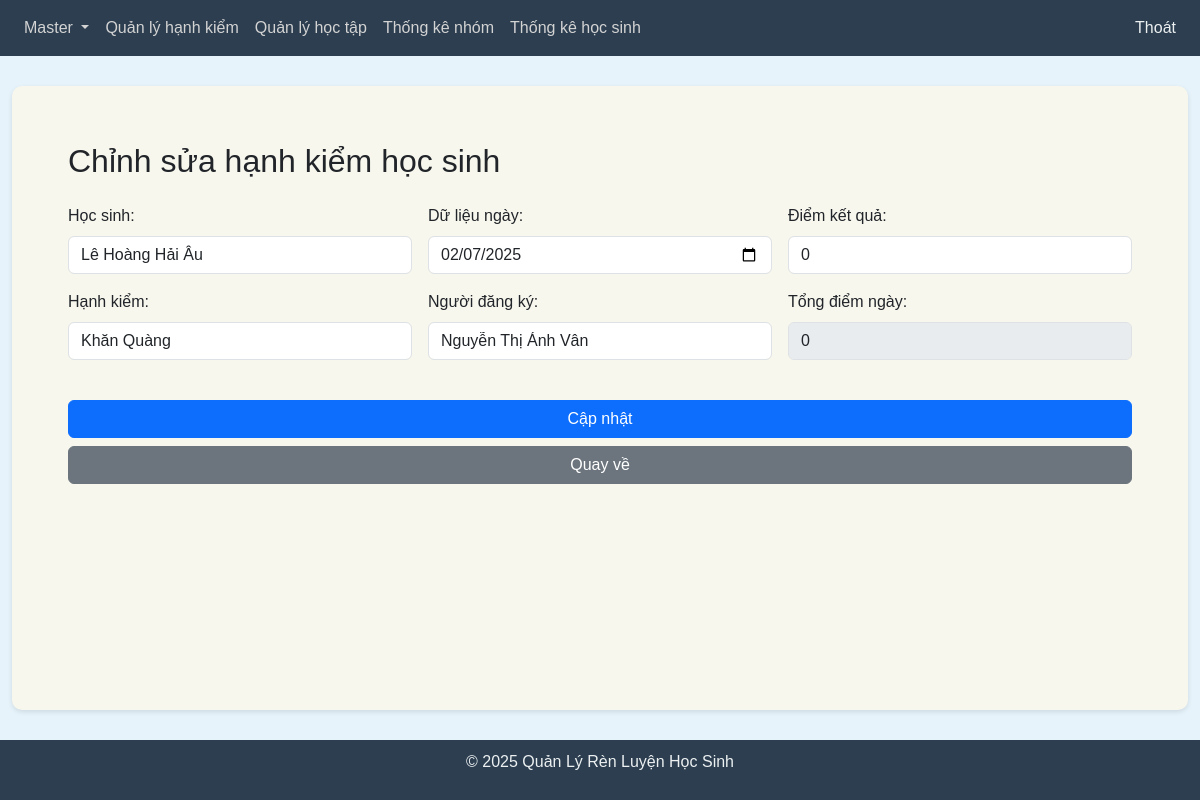
The page /conduct/user_conduct/edit/1154 (signed in) on the database its author committed.
### tables this page shows
CREATE TABLE User_Conduct (
                id INTEGER PRIMARY KEY AUTOINCREMENT,
                user_id INTEGER NOT NULL,
                conduct_id INTEGER NOT NULL,
                registered_date TEXT,
                total_points INTEGER,
                entry_date TEXT DEFAULT CURRENT_TIMESTAMP,
                entered_by TEXT,
                is_deleted BOOLEAN DEFAULT 0,
                FOREIGN KEY (user_id) REFERENCES Users(id),
                FOREIGN KEY (conduct_id) REFERENCES Conduct(id)
            );

CREATE TABLE Users (
                id INTEGER PRIMARY KEY AUTOINCREMENT,
                name TEXT NOT NULL,
                username TEXT NOT NULL UNIQUE,
                password TEXT NOT NULL,
                class_id INTEGER,
                group_id INTEGER,
                role_id INTEGER,
                is_deleted BOOLEAN DEFAULT 0,
                FOREIGN KEY (class_id) REFERENCES Classes(id),
                FOREIGN KEY (role_id) REFERENCES Roles(id),
                FOREIGN KEY (group_id) REFERENCES Groups(id)
            );

CREATE TABLE Conduct (
                id INTEGER PRIMARY KEY AUTOINCREMENT,
                name TEXT NOT NULL,
                conduct_type TEXT,
                conduct_points INTEGER,
                is_deleted BOOLEAN DEFAULT 0
            );

### blueprints/user_conduct.py (the view, shortened to what this page needs)
@user_conduct_bp.route('/user_conduct/edit/<int:id>', methods=['GET', 'POST'])
def user_conduct_edit(id):
    if 'user_id' in session:
        sort_by = request.args.get('sort_by', 'registered_date')
        sort_order = request.args.get('sort_order', 'asc')
        date_from = request.args.get('date_from', '')
        date_to = request.args.get('date_to', '')
        selected_users = request.args.getlist('users')
        selected_conducts = request.args.getlist('conducts')
        selected_groups = request.args.getlist('groups')
        select_all_users = request.args.get('select_all_users') == 'on'
        select_all_conducts = request.args.get('select_all_conducts') == 'on'
        select_all_groups = request.args.get('select_all_groups') == 'on'
        record = read_record_by_id('User_Conduct', id,
                                   ['id', 'user_id', 'conduct_id', 'registered_date', 'total_points', 'entered_by'])
        users = read_all_records('Users', ['id', 'name'])
        conducts = read_all_records('Conduct', ['id', 'name'])
        return render_template('user_conduct_edit.html',
                               id=id,  # Truyền id vào template
                               record=record,
                               users=users,
                               conducts=conducts,
                               sort_by=sort_by,
                               sort_order=sort_order,
                               date_from=date_from,
                               date_to=date_to,
                               selected_users=selected_users,
                               selected_conducts=selected_conducts,
                               selected_groups=selected_groups,
                               select_all_users=select_all_users,
                               select_all_conducts=select_all_conducts,
                               select_all_groups=select_all_groups,
                               is_gvcn=is_user_gvcn())
    return redirect(url_for('auth.login'))

### blueprints/user_conduct.py (called while the page is built)
def is_user_gvcn():
    if 'user_id' in session:
        user = read_record_by_id('Users', session['user_id'])
        role = read_record_by_id('Roles', user[6])
        return role and role[1] == 'GVCN'
    return False

### db_utils.py (called while the page is built)
def connect_db():
    try:
        conn = sqlite3.connect('schoolX.db')
        return conn
    except sqlite3.Error as e:
        return None

def read_all_records(table_name, fields=['*'], condition="is_deleted = 0"):
    try:
        conn = connect_db()
        if conn is None:
            print("Connection is None, cannot read records")
            return None
        cursor = conn.cursor()
        columns = ', '.join(fields)
        sql = f"SELECT {columns} FROM {table_name} WHERE {condition}"
        cursor.execute(sql)
        records = cursor.fetchall()
        print(sql)
        print(f"Read {len(records)} records from {table_name}")
        return records
    except sqlite3.Error as e:
        print(f"Error reading records from {table_name}: {e}")
        return None
    finally:
        if conn:
            conn.close()

def read_record_by_id(table_name, record_id, fields=['*'], id_column='id'):
    try:
        conn = connect_db()
        if conn is None:
            return None
        cursor = conn.cursor()
        columns = ', '.join(fields)
        sql = f"SELECT {columns} FROM {table_name} WHERE {id_column} = ? AND is_deleted = 0"
        cursor.execute(sql, (record_id,))
        result = cursor.fetchone()
        return result
    except sqlite3.Error as e:
        return None
    finally:
        if conn:
            conn.close()

### templates/user_conduct_edit.html (shortened to what this page needs)
{% extends "base.html" %}
{% block content %}
    <div class="container">
        <h2 class="mt-4 mb-4">Chỉnh sửa hạnh kiểm học sinh</h2>
        <form method="POST">
            <div class="row g-3">
                <div class="col-12 col-md-4">
                    <div class="form-group">
                        <label for="user_id">Học sinh:</label>
                        <select name="user_id" id="user_id" class="form-control" required onchange="calculateTotalPoints()">
                            {% for user in users %}
                                <option value="{{ user[0] }}" {% if user[0] == record[1] %}selected{% endif %}>
                                    {{ user[1] }}
                                </option>
                            {% endfor %}
                        </select>
                    </div>
                    <div class="form-group mt-3">
                        <label for="conduct_id">Hạnh kiểm:</label>
                        <select name="conduct_id" id="conduct_id" class="form-control" required onchange="loadConductPoints()">
                            {% for conduct in conducts %}
                                <option value="{{ conduct[0] }}" {% if conduct[0] == record[2] %}selected{% endif %}>
                                    {{ conduct[1] }}
                                </option>
                            {% endfor %}
                        </select>
                    </div>
                </div>
                <div class="col-12 col-md-4">
                    <div class="form-group">
                        <label for="registered_date">Dữ liệu ngày:</label>
                        <input type="date" name="registered_date" id="registered_date" class="form-control" value="{{ record[3] }}" required onchange="calculateTotalPoints()">
                    </div>
                    <div class="form-group mt-3">
                        <label for="entered_by">Người đăng ký:</label>
                        <input type="text" name="entered_by" id="entered_by" class="form-control" value="{{ record[5] }}" required>
                    </div>
                </div>
                <div class="col-12 col-md-4">
                    <div class="form-group">
                        <label for="conduct_points">Điểm kết quả:</label>
                        <input type="number" name="conduct_points" id="conduct_points" class="form-control" value="{{ record[4] }}" onchange="calculateTotalPoints()">
                    </div>
                    <div class="form-group mt-3">
                        <label for="total_points">Tổng điểm ngày:</label>
                        <input type="number" name="total_points" id="total_points" class="form-control" readonly>
                    </div>
                </div>
            </div>
            <div class="row mt-4">
                <div class="col-12 text-center">
                    <button type="submit" class="btn btn-primary w-100 w-md-auto mb-2 mr-2">Cập nhật</button>
                    <a href="{{ url_for('user_conduct.user_conduct_list',
                                        sort_by=sort_by,
                                        sort_order=sort_order,
                                        date_from=date_from,
                                        date_to=date_to,
                                        users=selected_users,
                                        conducts=selected_conducts,
                                        groups=selected_groups,
                                        select_all_users=select_all_users,
                                        select_all_conducts=select_all_conducts,
                                        select_all_groups=select_all_groups) }}"
                       class="btn btn-secondary w-100 w-md-auto mb-2 mb-md-0 mr-md-2">Quay về</a>
                </div>
            </div>
        </form>
    </div>
{% endblock %}

### templates/base.html (style rules this page uses)
body { font-family: Arial, sans-serif; margin: 0; padding: 0; min-height: 100vh; display: flex; flex-direction: column; background-color: #e6f3fa; }

### rows shown on the page
User_Conduct: user_id "Lê Hoàng Hải Âu", conduct_id "Khăn Quàng", registered_date "02/07/2025", entered_by "Nguyễn Thị Ánh Vân", conduct_points "0"
